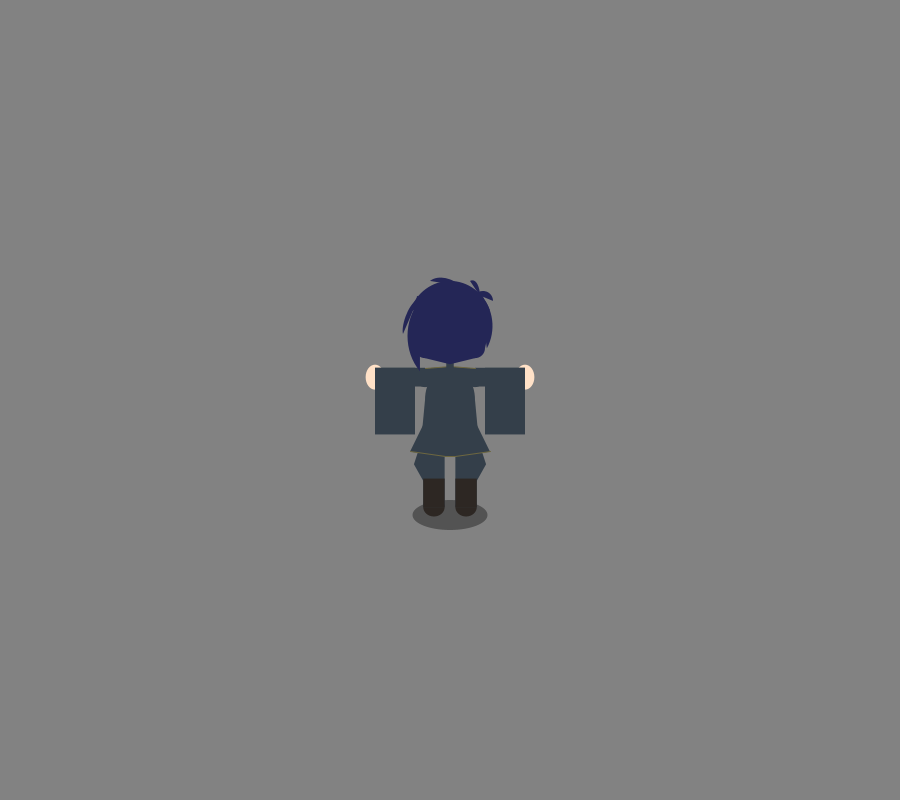
Frame 1 (no input)
Frame 60 (the mouse pressed at the canvas centre just before this capture): identical to frame 1, image omitted
Frame 120 (the mouse held since frame 60 and released just before this capture): identical to frame 1, image omitted

The Processing sketch that drew this single still picture (run headless with seeded random() and noise(); from frame 60 on, the mouse is pressed at the canvas centre):

// Processing sketch: drawingBoard_player_back
// ── drawingBoard_player_back.pde
void setup(){
  size(900,800);
  //fullScreen();
}
float characterHeight=200;
float characterWidth=75;

color skin= color(255,225,199);
color uniform= color(52,63,74);
color shoe=color (45,39,35);
color eye= color(46,113,172);
color eyeDark= color(50,61,102);
color yellowLine= color(109,103,63);
color hair=color(36,38,86);
color shadow= color(50,150);

color falseColor= color(53,51,65);

void draw(){
  background(130);
  //base human
  pushMatrix();
  translate(width/2,height/2);
  noStroke();
    fill(shadow);
  ellipse(0,characterHeight/2+15,characterWidth,30);
  
  pushMatrix();
  fill(uniform);
  //legs, left
  translate(-(characterWidth/4*3)/3.5,(characterHeight/3)/2+((characterHeight/3)/2)/2);
  ellipse(0,0,characterWidth/3.5,characterWidth/3.5);
  fill(shoe);
  ellipse(0,characterHeight/3.5,characterWidth/3.5,characterWidth/4);
  fill(uniform);
  rect(-(characterWidth/3.5)/2,0,characterWidth/3.5,characterHeight/3.5);
  triangle(-(characterWidth/3.5)/2,-characterWidth/3.5/1.5,-20,characterHeight/3.5/4,0,characterHeight/3.5/4*3.5);
  fill(shoe);
  rect(-(characterWidth/3.5)/2,characterHeight/3.5/2,characterWidth/3.5,characterHeight/3.5/2);
  
  popMatrix();
  
  
  //leg, right
  pushMatrix();
  fill(uniform);
  translate((characterWidth/4*3)/3.5,(characterHeight/3)/2+((characterHeight/3)/2)/2);
  ellipse(0,0,characterWidth/3.5,characterWidth/3.5);
  fill(shoe);
  ellipse(0,characterHeight/3.5,characterWidth/3.5,characterWidth/4);
  fill(uniform);
  rect(-(characterWidth/3.5)/2,0,characterWidth/3.5,characterHeight/3.5);
  triangle((characterWidth/3.5)/2,-characterWidth/3.5/1.5,20,characterHeight/3.5/4,0,characterHeight/3.5/4*3.5);
  fill(shoe);
  rect(-(characterWidth/3.5)/2,characterHeight/3.5/2,characterWidth/3.5,characterHeight/3.5/2);
   
  popMatrix();
  
  //arm,left
  pushMatrix();
  
  translate(-(characterWidth/3*2)/2,-(characterHeight/3)/3);
   fill(skin);
  ellipse(-characterWidth/1.5,-characterHeight/20+(characterWidth/4)/2,characterWidth/4,characterWidth/3);
  fill(uniform);
  rect(0,-characterHeight/20,-characterWidth/1.5,characterWidth/4);
  rect(-10,-characterHeight/20,-characterWidth/1.5+10,characterHeight/3);
 
  
  popMatrix();
  
  //arm,right
  pushMatrix();
  
  translate((characterWidth/3*2)/2,-(characterHeight/3)/3);
  fill(skin);
  ellipse(characterWidth/1.5,-characterHeight/20+(characterWidth/4)/2,characterWidth/4,characterWidth/3);
  fill(uniform);
  rect(0,-characterHeight/20,characterWidth/1.5,characterWidth/4);
  rect(10,-characterHeight/20,characterWidth/1.5-10,characterHeight/3);

  popMatrix();
 
  
  
  fill(uniform);

  //shoulder
  //Left
  triangle(-(characterWidth/3*2)/2,-(characterHeight/3)/3-((characterWidth/4)/2),0,-characterHeight/3/2,0,0);
  ellipse(-(characterWidth/3*2)/2,-(characterHeight/3)/3,characterWidth/4,characterWidth/4);
  //Right
   triangle((characterWidth/3*2)/2,-(characterHeight/3)/3-((characterWidth/4)/2),0,-characterHeight/3/2,0,0);
   ellipse((characterWidth/3*2)/2,-(characterHeight/3)/3,characterWidth/4,characterWidth/4);
   
    //body
  ellipse(0,0,characterWidth/3*2,characterHeight/3);
  ellipse(0,(characterHeight/3)/2,characterWidth/4*3,(characterHeight/3)/2);
  triangle(characterWidth/3,0,(characterWidth/4*3)/2,(characterHeight/3)/2,0,(characterHeight/3)/2);
  triangle(-characterWidth/3,0,-(characterWidth/4*3)/2,(characterHeight/3)/2,0,(characterHeight/3)/2);
  
  fill(uniform);
  quad(0,(characterHeight/3/2)/3+10,-(characterWidth/3*2)/2,(characterHeight/3/2)/3+10,-(characterWidth/3*2)+10,(characterHeight/3)-15,-5,(characterHeight/3)-10);
  quad(0,(characterHeight/3/2)/3+10,(characterWidth/3*2)/2,(characterHeight/3/2)/3+10,(characterWidth/3*2)-10,(characterHeight/3)-15,5,(characterHeight/3)-10);
  triangle(0,(characterHeight/3/2)/3+10,-6,(characterHeight/3)-10,6,(characterHeight/3)-10);
  
  stroke(yellowLine);
  line(-(characterWidth/3*2)+10,(characterHeight/3)-15,-5,(characterHeight/3)-10);
  line((characterWidth/3*2)-10,(characterHeight/3)-15,5,(characterHeight/3)-10);
  line(-5,(characterHeight/3)-10,5,(characterHeight/3)-10);


  

  
  //shoulder
  line(-(characterWidth/3*2)/2,-(characterHeight/3)/3-((characterWidth/4)/2),0,-characterHeight/3/2);
  line((characterWidth/3*2)/2,-(characterHeight/3)/3-((characterWidth/4)/2),0,-characterHeight/3/2);

  noStroke();
  
  //neck
  rect(-(characterWidth/10)/2,-(characterHeight/3)/2+5,characterWidth/10,-characterHeight/10);
  stroke(yellowLine);
  noFill();

  
  
  noStroke();
  
  //head
  fill(hair);
  pushMatrix();
  translate(0,-characterHeight/2.7);
  ellipse(0,0,characterWidth,characterHeight/3);
  ellipse(-characterWidth/3,(characterHeight/3)/3,20,20);
  ellipse(characterWidth/3,(characterHeight/3)/3,20,20);
  
  triangle(characterWidth/3+10,(characterHeight/3)/3,characterWidth/3,(characterHeight/3)/3,40,0);
  
  //stroke(0);
  //line(0,0,0,(characterHeight/3)/2+5);
  //line((-characterWidth/3),(characterHeight/3)/3+10,0,(characterHeight/3)/2+5);
  triangle(0,0,0,(characterHeight/3)/2+5,(-characterWidth/3),(characterHeight/3)/3+10);
  triangle(0,0,0,(characterHeight/3)/2+5,-(-characterWidth/3),(characterHeight/3)/3+10);
  
  
  arc(0,0,characterWidth/1,characterHeight/2.5,-PI,0);
  


  


noStroke();

  
  
  popMatrix();
  pushMatrix();
  translate(0,-characterHeight/2.7);
  scale(-1,1);
  //hair
  fill(hair);
  arc(0,0,characterWidth/1+10,characterHeight/2.5+10,radians(-160),radians(-20),OPEN);
    
  curve(40,40,0,0,-10,-25,100,-50);
  curve(-30,10,5,5,0,-30,-150,-100);
  

  triangle(-10,-20,4,-5,4,-30);
  triangle(4,-20,40,10,33,-30);
  triangle(-4,-20,-40,0,-33,-30);
  arc(0,0,characterWidth/1+10,characterHeight/2.5+10,radians(-210),radians(-135),OPEN);
  arc(0,10,characterWidth/1+10,characterHeight/2.5+20,radians(-45),radians(45),OPEN);
  arc(-33,-25,20,20,radians(-180),radians(-45),OPEN);
  curve(-20,0,-10,-40,20,-45,40,0);
  curve(-20,0,-30,-30,-20,-45,10,-10);

  curve(-20,-30,32,-27,47,8,20,10);
  popMatrix();
  
  
  popMatrix();
}
